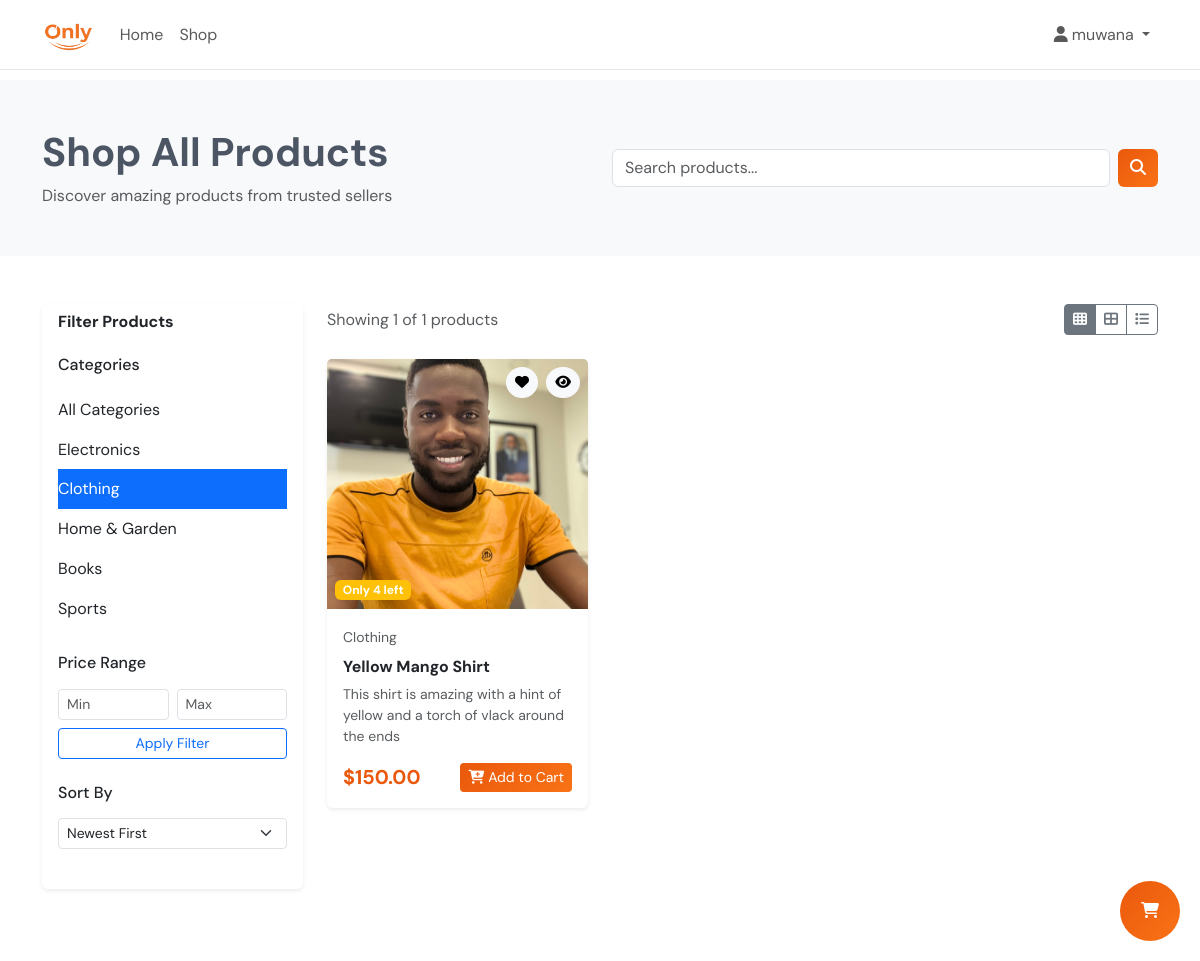
Page /shop?category=2 (signed in) on the committed database.
### models/models.py (models this page shows)
class Category(db.Model):
    id = db.Column(db.Integer, primary_key=True)
    name = db.Column(db.String(100), nullable=False)
    description = db.Column(db.Text)
    products = db.relationship('Product', backref='category', lazy=True)

class Product(db.Model):
    id = db.Column(db.Integer, primary_key=True)
    name = db.Column(db.String(200), nullable=False)
    description = db.Column(db.Text)
    price = db.Column(db.Numeric(10, 2), nullable=False)
    stock_quantity = db.Column(db.Integer, default=0)
    image_url = db.Column(db.String(200))
    created_at = db.Column(db.DateTime, default=datetime.utcnow)
    category_id = db.Column(db.Integer, db.ForeignKey('category.id'), nullable=False)
    seller_id = db.Column(db.Integer, db.ForeignKey('user.id'), nullable=False)
    order_items = db.relationship('OrderItem', backref='product', lazy=True)

### app.py (the view)
@app.route('/shop')
def shop():
    page = request.args.get('page', 1, type=int)
    category_id = request.args.get('category', type=int)
    search = request.args.get('search', '')
    query = Product.query
    if category_id:
        query = query.filter_by(category_id=category_id)
    if search:
        query = query.filter(Product.name.contains(search))
    products = query.paginate(
        page=page, per_page=12, error_out=False
    )
    categories = Category.query.all()
    return render_template('shop.html', products=products, categories=categories,
                         current_category=category_id, search=search)

### app.py (called while the page is built)
@app.context_processor
def inject_cart_count():
    return dict(get_cart_count=get_cart_count)

### templates/shop.html (shortened to what this page needs)
{% extends "base.html" %}
{% block content %}
<section class="bg-light py-5">
    <div class="container">
        <div class="row align-items-center">
            <div class="col-md-6">
                <h1 class="fw-bold mb-2">Shop All Products</h1>
                <p class="text-muted mb-0">Discover amazing products from trusted sellers</p>
            </div>
            <div class="col-md-6">
                <form method="GET" class="d-flex">
                    <input type="search" name="search" class="form-control me-2"
                           placeholder="Search products..." value="{{ search or '' }}">
                    <button type="submit" class="btn btn-primary">
                        <i class="fas fa-search"></i>
                    </button>
                </form>
            </div>
        </div>
    </div>
</section>
<div class="container py-5">
    <div class="row">
        <div class="col-lg-3 mb-4">
            <div class="card border-0 shadow-sm">
                <div class="card-header bg-white border-0">
                    <h6 class="mb-0 fw-bold">Filter Products</h6>
                </div>
                <div class="card-body">
                    <div class="mb-4">
                        <h6 class="fw-medium mb-3">Categories</h6>
                        <div class="list-group list-group-flush">
                            <a href="{{ url_for('shop') }}"
                               class="list-group-item list-group-item-action border-0 px-0 {% if not current_category %}active{% endif %}">
                                All Categories
                            </a>
                            {% for category in categories %}
                            <a href="{{ url_for('shop', category=category.id) }}"
                               class="list-group-item list-group-item-action border-0 px-0 {% if current_category == category.id %}active{% endif %}">
                                {{ category.name }}
                            </a>
                            {% endfor %}
                        </div>
                    </div>
                    <div class="mb-4">
                        <h6 class="fw-medium mb-3">Price Range</h6>
                        <div class="row g-2">
                            <div class="col-6">
                                <input type="number" class="form-control form-control-sm" placeholder="Min" id="minPrice">
                            </div>
                            <div class="col-6">
                                <input type="number" class="form-control form-control-sm" placeholder="Max" id="maxPrice">
                            </div>
                        </div>
                        <button class="btn btn-outline-primary btn-sm w-100 mt-2" onclick="applyPriceFilter()">
                            Apply Filter
                        </button>
                    </div>
                    <div class="mb-4">
                        <h6 class="fw-medium mb-3">Sort By</h6>
                        <select class="form-select form-select-sm" id="sortBy" onchange="applySorting()">
                            <option value="newest">Newest First</option>
                        </select>
                    </div>
                </div>
            </div>
        </div>
        <div class="col-lg-9">
            <div class="d-flex justify-content-between align-items-center mb-4">
                <div>
                    <p class="text-muted mb-0">
                        Showing {{ products.items|length }} of {{ products.total }} products
                    </p>
                </div>
                <div class="btn-group" role="group">
                    <button type="button" class="btn btn-outline-secondary btn-sm active" onclick="setGridView(3)">
                        <i class="fas fa-th"></i>
                    </button>
                    <button type="button" class="btn btn-outline-secondary btn-sm" onclick="setGridView(4)">
                        <i class="fas fa-th-large"></i>
                    </button>
                    <button type="button" class="btn btn-outline-secondary btn-sm" onclick="setListView()">
                        <i class="fas fa-list"></i>
                    </button>
                </div>
            </div>
            <div class="row g-4" id="productsGrid">
                {% for product in products.items %}
                <div class="col-md-6 col-lg-4 product-item">
                    <div class="card h-100 border-0 shadow-sm product-card">
                        <div class="position-relative">
                            <img src="{{ product.image_url or '/placeholder.svg?height=250&width=300' }}"
                                 class="card-img-top" alt="{{ product.name }}"
                                 style="height: 250px; object-fit: cover;">
                            <div class="position-absolute top-0 end-0 p-2">
                                <button class="btn btn-light btn-sm rounded-circle me-1"
                                        onclick="addToWishlist(event, '{{ product.id }}')" title="Add to Wishlist">
                                    <i class="fas fa-heart"></i>
                                </button>
                                <button class="btn btn-light btn-sm rounded-circle"
                                        onclick="quickView('{{ product.id }}')" title="Quick View">
                                    <i class="fas fa-eye"></i>
                                </button>
                            </div>
                            {% if product.stock_quantity < 5 %}
                            <div class="position-absolute bottom-0 start-0 p-2">
                                <span class="badge bg-warning">Only {{ product.stock_quantity }} left</span>
                            </div>
                            {% endif %}
                        </div>
                        <div class="card-body d-flex flex-column">
                            <div class="mb-2">
                                <small class="text-muted">{{ product.category.name }}</small>
                            </div>
                            <h6 class="card-title fw-bold mb-2">
                                <a href="{{ url_for('product_detail', product_id=product.id) }}"
                                   class="text-decoration-none text-dark">
                                    {{ product.name }}
                                </a>
                            </h6>
                            <p class="card-text text-muted small flex-grow-1">
                                {{ product.description[:100] }}{% if product.description|length > 100 %}...{% endif %}
                            </p>
                            <div class="d-flex justify-content-between align-items-center mt-auto">
                                <div>
                                    <span class="h5 mb-0 fw-bold" style="color: #ea580c;">
                                        ${{ "%.2f"|format(product.price) }}
                                    </span>
                                </div>
                                <form method="POST" action="{{ url_for('add_to_cart', product_id=product.id) }}" class="d-inline">
                                    <button type="submit" class="btn btn-primary btn-sm"
                                            {% if product.stock_quantity == 0 %}disabled{% endif %}>
                                        {% if product.stock_quantity == 0 %}
                                            Out of Stock
                                        {% else %}
                                            <i class="fas fa-cart-plus me-1"></i>Add to Cart
                                        {% endif %}
                                    </button>
                                </form>
                            </div>
                        </div>
                    </div>
                </div>
                {% endfor %}
            </div>
        </div>
    </div>
</div>
{% endblock %}

### static/css/style.css (style rules this page uses)
.product-card { transition: all 0.3s ease; border: 1px solid #e5e7eb; }
.btn-primary { background: linear-gradient(135deg, #ea580c, #f97316); border: none; transition: all 0.3s ease; }

### templates/base.html (style rules this page uses)
body { font-family: 'DM Sans', sans-serif; background-color: #ffffff; color: #4b5563; }

### rows in the picture
Category: name "Electronics"
Category: name "Clothing"
Category: name "Home & Garden"
Category: name "Books"
Category: name "Sports"
Product: image_url (picture), stock_quantity "4", category.name "Clothing", name "Yellow Mango Shirt", description "This shirt is amazing with a hint of yellow and a torch of vlack around the ends", price "150.00", shows "Add to Cart"

### other values in the picture
{{ session.username }} "muwana"
{{ products.items|length }} "1"
{{ products.total }} "1"
